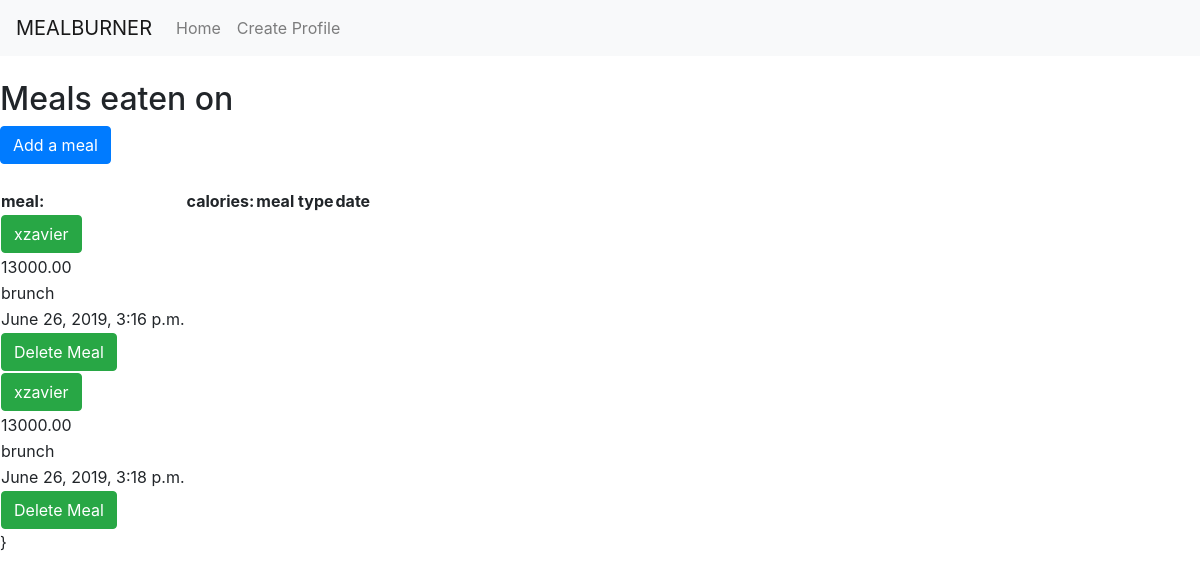
Before: /view_meal with the older database file.
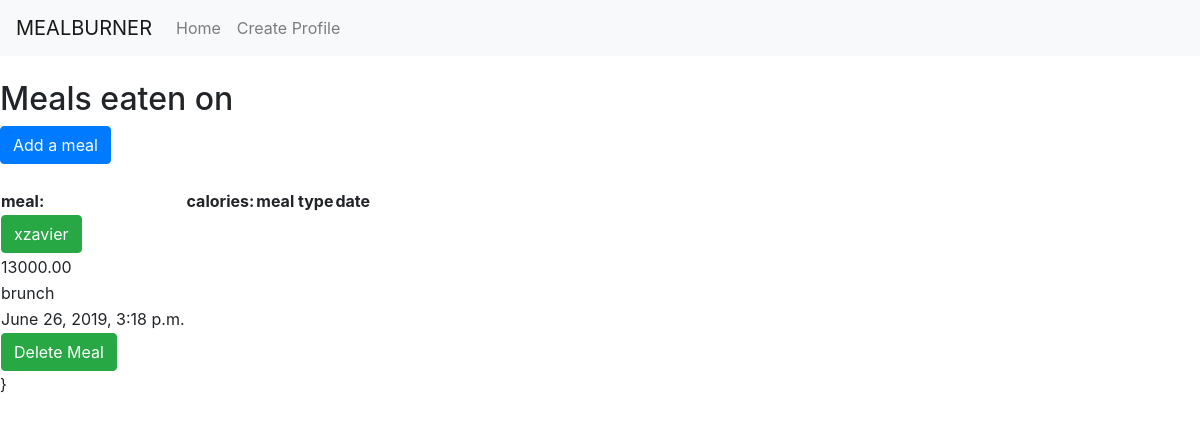
After: the same page with the newer database file.
### mealburner_app/models.py (models this page shows)
class Meal(models.Model):
    food_name = models.CharField(max_length=30)
    calories = models.DecimalField(max_digits=10, decimal_places=2)
    meal_type = models.CharField(max_length=30)
    date = models.DateTimeField(default=datetime.now, blank=True)

### mealburner_app/views.py (the view)
# urls.py: path('view_meal', daily_view, name='view'),
def daily_view(request):
    my_meals = Meal.objects.all()
    context = {
        "daily_meals": my_meals
    }
    print(my_meals)
    return render(request, "mealburner_app/daily_meals.html", context=context)

### templates/mealburner_app/daily_meals.html (shortened to what this page needs)
{% extends 'base.html' %}
{% block content %}
    <div class="wholesomecontainer">
        <br>
        <h2 class="table_heading">Meals eaten on {{ Meal.date }}</h2>
        <a href="{% url 'create' %}" class="btn btn-primary add_item">Add a meal</a>
        <br>
        <br>
        {% if daily_meals %}
            <div class="list_table">
                <table class="table_main">
                    <thead class="thead-dark">
                        <tr class="table_header">
                            <th class="table_head" scope="col">meal:</th>
                            <th class="table_head" scope="col">calories:</th>
                            <th class="table_head" scope="col">meal type</th>
                            <th class="table_head" scope="col">date</th>
                            <th class="table_head" scope="col"> </th>
                        </tr>
                    </thead>
                    <tbody>
                        {% for meal in daily_meals %}
                        <tr>
                            <td>
                                <form class="view_form" action="{% url 'update' %}" method="POST">
                                    <input class="td_button btn btn-success" type="submit" value="{{ meal.food_name }}">
                                </form>
                            </td>
                        </tr>
                        <tr>
                            <td>{{ meal.calories }}</td>
                        </tr>
                        <tr>
                            <td>{{ meal.meal_type }}</td>
                        </tr>
                        <tr>
                            <td>{{ meal.date }}</td>
                        </tr>
                        <tr>
                            <td>
                                <form action="{% url 'delete' %}" method="POST">
                                    <input class="td_button btn btn-success" type="submit" value="Delete Meal">
                                </form>
                            </td>
                        </tr>
                        {% endfor %}
                    </tbody>
                </table>
            </div>
        {% endif %}}
        <br>
        <br>
    </div>
    <br><br><br><br><br>
{% endblock content %}

Changed rows visible on the page:
removed Meal: food_name "xzavier", calories "13000.00", meal_type "brunch", date "June 26, 2019, 3:16 p.m."
